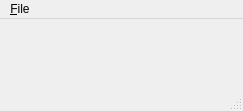
<?xml version="1.0" encoding="UTF-8"?>
<ui version="4.0">
 <class>MessengerWindow</class>
 <widget class="QMainWindow" name="MessengerWindow">
  <property name="geometry">
   <rect>
    <x>0</x>
    <y>0</y>
    <width>243</width>
    <height>111</height>
   </rect>
  </property>
  <property name="windowTitle">
   <string>Hello, World!</string>
  </property>
  <widget class="QWidget" name="centralWidget">
   <layout class="QGridLayout" name="gridLayout">
    <item row="1" column="0">
     <widget class="QLabel" name="label">
      <property name="text">
       <string/>
      </property>
      <property name="alignment">
       <set>Qt::AlignCenter</set>
      </property>
     </widget>
    </item>
   </layout>
  </widget>
  <widget class="QMenuBar" name="menuBar">
   <property name="geometry">
    <rect>
     <x>0</x>
     <y>0</y>
     <width>243</width>
     <height>21</height>
    </rect>
   </property>
   <widget class="QMenu" name="menuFile">
    <property name="title">
     <string>&amp;File</string>
    </property>
    <addaction name="actionExit"/>
   </widget>
   <addaction name="menuFile"/>
  </widget>
  <widget class="QStatusBar" name="statusBar"/>
  <action name="actionExit">
   <property name="text">
    <string>E&amp;xit</string>
   </property>
  </action>
 </widget>
 <layoutdefault spacing="6" margin="11"/>
 <connections/>
</ui>
